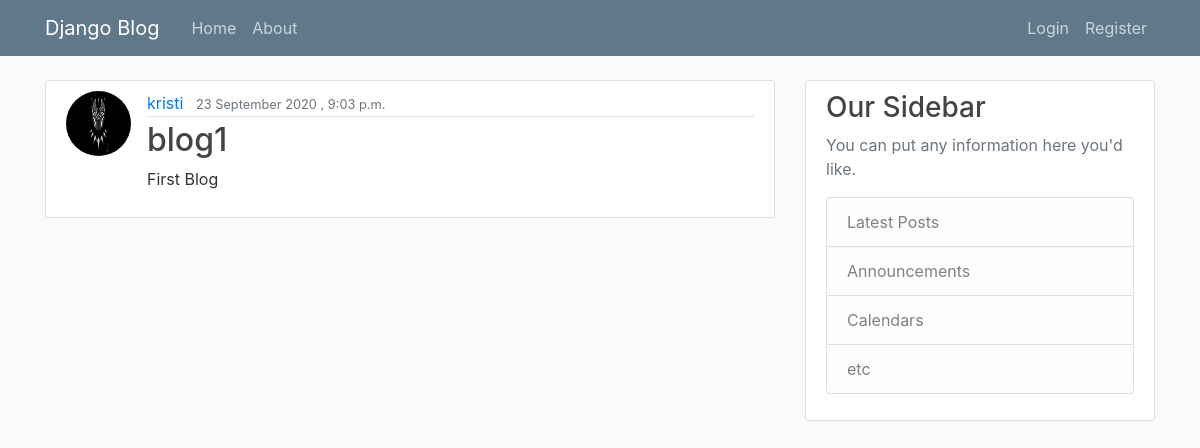
The app's page /post/1/ with its own data.
### blog/models.py (models this page shows, shortened)
class Post(models.Model):
    title = models.CharField(max_length=100)
    content = models.TextField()
    date_posted = models.DateTimeField(default=timezone.now)
    author = models.ForeignKey(User, on_delete=models.CASCADE)

### users/models.py (models this page shows, shortened)
class Profile(models.Model):
    user = models.OneToOneField(User, on_delete=models.CASCADE)
    image = models.ImageField(default="default.jpg", upload_to="profile_pics")

### blog/views.py (the view)
# urls.py: path("post/<int:pk>/", PostDetailView.as_view(), name="post-detail"),
class PostDetailView(DetailView):
    model = Post

### blog/templates/blog/post_detail.html (shortened to what this page needs)
{% extends 'blog/base.html' %}
{% block content %}
    <article class="media content-section">
        <img class="rounded-circle article-img" src="{{object.author.profile.image.url}}" alt="author">
        <div class="media-body">
            <div class="article-metadata">
                <a class="mr-2" href="#">{{ object.author }}</a>
                <small class="text-muted">{{ object.date_posted|date:"d F Y , P " }}</small>
            </div>
            <h2 class="article-title">{{ object.title }}</h2>
            <p class="article-content">{{ object.content }}</p>
        </div>
    </article>
{% endblock content %}

### blog/static/blog/main.css (style rules this page uses)
body { background: #fafafa; color: #333333; margin-top: 5rem; }
h1, h2, h3, h4, h5, h6 { color: #444444; }
.content-section { background: #ffffff; padding: 10px 20px; border: 1px solid #dddddd; border-radius: 3px; margin-bottom: 20px; }
.article-title { color: #444444; }
.article-content { white-space: pre-line; }
.article-img { height: 65px; width: 65px; margin-right: 16px; }
.article-metadata { padding-bottom: 1px; margin-bottom: 4px; border-bottom: 1px solid #e3e3e3 }

### records on screen
Post: author.profile.image (picture), author "kristi", date_posted "23 September 2020 , 9:03 p.m.", title "blog1", content "First Blog"
